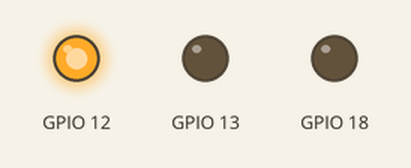
Bench run of a program on a simulated Raspberry Pi (BCM pin numbers). Shown: output pins drawn as LEDs (lit = HIGH).

Above: at 1.0 s.
At 5.0 s:
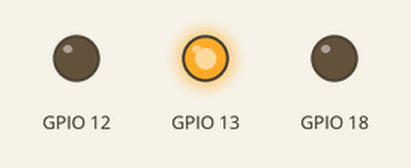
At 9.0 s:
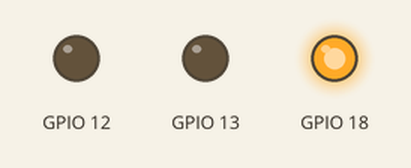
At 11.0 s:
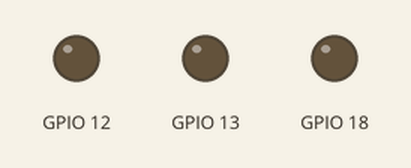
Timing chart, 0 to 15.6 s (numbered marks = the images above):
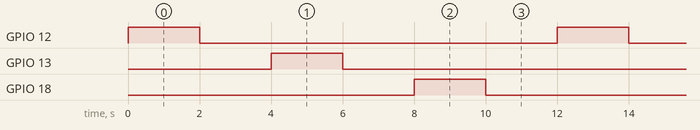

Measured:
- by itself, GPIO 12, GPIO 13, GPIO 18: alternates HIGH for 2.0 s and LOW for 10.0 s
- by itself, everything shown: repeats every 12.0 s, in 6 steps

The program:

rgb.py
```python
import RPi.GPIO as GPIO
import time
GPIO.setmode(GPIO.BCM)

GPIO.setup(12, GPIO.OUT)
GPIO.setup(13, GPIO.OUT)
GPIO.setup(18, GPIO.OUT)

while(True):
    GPIO.output(12, GPIO.HIGH)
    time.sleep(2)
    GPIO.output(12, GPIO.LOW)
    time.sleep(2)

    GPIO.output(13, GPIO.HIGH)
    time.sleep(2)
    GPIO.output(13, GPIO.LOW)
    time.sleep(2)

    GPIO.output(18, GPIO.HIGH)
    time.sleep(2)
    GPIO.output(18, GPIO.LOW)
    time.sleep(2)
```
